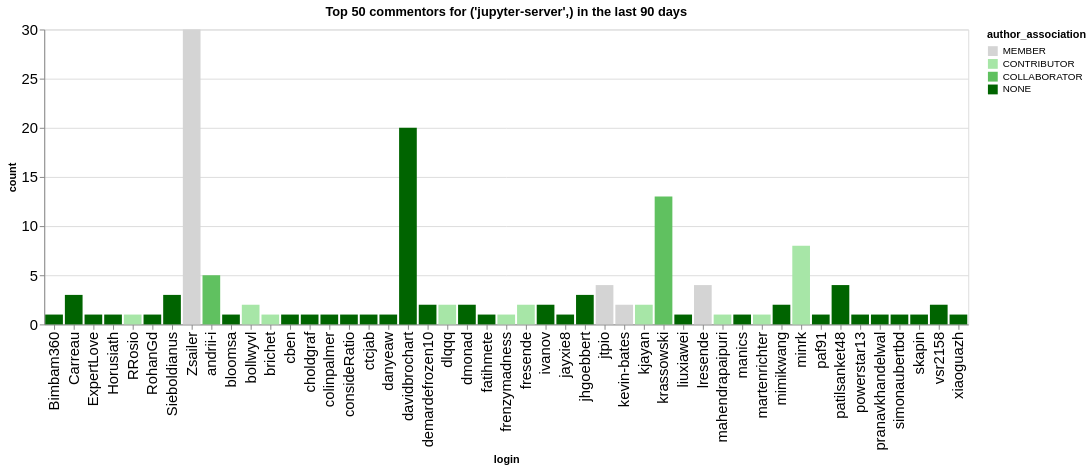

This figure's notebook cell:
### Code cell
n_plot = 50
charts = []
for ii, (iorg, idata) in enumerate(commentors.groupby(['org'])):
    title = f"Top {n_plot} commentors for {iorg} in the last {n_days} days"
    idata = idata.groupby('login', as_index=False).agg({'count': 'sum', 'author_association': 'first'})
    idata = idata.sort_values('count', ascending=False).head(n_plot)
    ch = alt.Chart(data=idata.head(n_plot), title=title).mark_bar().encode(
        x='login',
        y='count',
        color=alt.Color('author_association', scale=alt.Scale(domain=author_types, range=author_colors))
    )
    charts.append(ch)
alt.hconcat(*charts)

### Figure 1 — Vega-Lite specification as saved in the notebook (floating-point values rounded to 4 significant figures)
{"config": {"axisLeft": {"labelFontSize": 15}, "axisBottom": {"labelFontSize": 15}}, "hconcat": [{"mark": {"type": "bar"}, "encoding": {"color": {"field": "author_association", "scale": {"domain": ["MEMBER", "CONTRIBUTOR", "COLLABORATOR", "NONE"], "range": ["rgb(211.82745098039214, 211.82745098039214, 211.82745098039214)", "rgb(166.98562091503268, 229.89803921568628, 166.98562091503268)", "rgb(96.37647058823529, 192.75294117647059, 96.37647058823529)", "rgb(0.0, 100.3921568627451, 0.0)"]}, "type": "nominal"}, "x": {"field": "login", "type": "nominal"}, "y": {"field": "count", "type": "quantitative"}}, "title": "Top 50 commentors for ('jupyter-server',) in the last 90 days"}], "data": {"name": "data-6b29f6c30bd3be298b0194a3279639cc"}, "$schema": "https://vega.github.io/schema/vega-lite/v5.20.1.json", "datasets": {"data-6b29f6c30bd3be298b0194a3279639cc": [{"login": "Zsailer", "count": 30, "author_association": "MEMBER"}, {"login": "davidbrochart", "count": 20, "author_association": "NONE"}, {"login": "krassowski", "count": 13, "author_association": "COLLABORATOR"}, {"login": "minrk", "count": 8, "author_association": "CONTRIBUTOR"}, {"login": "andrii-i", "count": 5, "author_association": "COLLABORATOR"}, {"login": "jtpio", "count": 4, "author_association": "MEMBER"}, {"login": "patilsanket48", "count": 4, "author_association": "NONE"}, {"login": "lresende", "count": 4, "author_association": "MEMBER"}, {"login": "jhgoebbert", "count": 3, "author_association": "NONE"}, {"login": "Sieboldianus", "count": 3, "author_association": "NONE"}, {"login": "Carreau", "count": 3, "author_association": "NONE"}, {"login": "dmonad", "count": 2, "author_association": "NONE"}, {"login": "bollwyvl", "count": 2, "author_association": "CONTRIBUTOR"}, {"login": "kjayan", "count": 2, "author_association": "CONTRIBUTOR"}, {"login": "kevin-bates", "count": 2, "author_association": "MEMBER"}, {"login": "ivanov", "count": 2, "author_association": "NONE"}, {"login": "fresende", "count": 2, "author_association": "CONTRIBUTOR"}, {"login": "mimikwang", "count": 2, "author_association": "NONE"}, {"login": "vsr2158", "count": 2, "author_association": "NONE"}, {"login": "dlqqq", "count": 2, "author_association": "CONTRIBUTOR"}, {"login": "demardefrozen10", "count": 2, "author_association": "NONE"}, {"login": "colinpalmer", "count": 1, "author_association": "NONE"}, {"login": "choldgraf", "count": 1, "author_association": "NONE"}, {"login": "Bimbam360", "count": 1, "author_association": "NONE"}, {"login": "ExpertLove", "count": 1, "author_association": "NONE"}, {"login": "cben", "count": 1, "author_association": "NONE"}, {"login": "brichet", "count": 1, "author_association": "CONTRIBUTOR"}, {"login": "bloomsa", "count": 1, "author_association": "NONE"}, {"login": "Horusiath", "count": 1, "author_association": "NONE"}, {"login": "RRosio", "count": 1, "author_association": "CONTRIBUTOR"}, {"login": "RohanGd", "count": 1, "author_association": "NONE"}, {"login": "frenzymadness", "count": 1, "author_association": "CONTRIBUTOR"}, {"login": "jayxie8", "count": 1, "author_association": "NONE"}, {"login": "consideRatio", "count": 1, "author_association": "NONE"}, {"login": "fatihmete", "count": 1, "author_association": "NONE"}, {"login": "danyeaw", "count": 1, "author_association": "NONE"}, {"login": "ctcjab", "count": 1, "author_association": "NONE"}, {"login": "mahendrapaipuri", "count": 1, "author_association": "CONTRIBUTOR"}, {"login": "liuxiawei", "count": 1, "author_association": "NONE"}, {"login": "manics", "count": 1, "author_association": "NONE"}, {"login": "martenrichter", "count": 1, "author_association": "CONTRIBUTOR"}, {"login": "powerstar13", "count": 1, "author_association": "NONE"}, {"login": "paf91", "count": 1, "author_association": "NONE"}, {"login": "pranavkhandelwal", "count": 1, "author_association": "NONE"}, {"login": "simonaubertbd", "count": 1, "author_association": "NONE"}, {"login": "skapin", "count": 1, "author_association": "NONE"}, {"login": "xiaoguazh", "count": 1, "author_association": "NONE"}]}}
